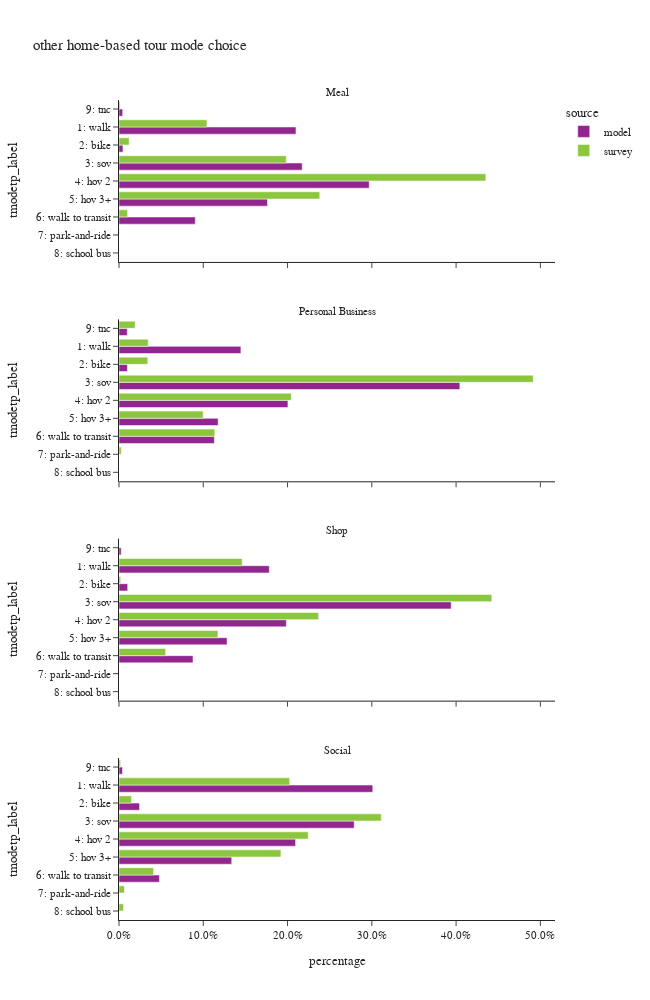

Write notebook code for a chart like this one.
### Code cell
df_plot = hb_tour.groupby(['source','pdpurp_label','tmodetp_label'])['toexpfac'].sum().reset_index()
df_plot['percentage'] = df_plot.groupby(['source','pdpurp_label'], group_keys=False)['toexpfac']. \
    apply(lambda x: x / float(x.sum()))

df_plot_ct = hb_tour.groupby(['source','pdpurp_label','tmodetp_label'])['toexpfac'].count().reset_index(). \
    rename(columns={'toexpfac':'sample count'})
df_plot = df_plot.merge(df_plot_ct, on=['source','pdpurp_label','tmodetp_label'])

fig = px.bar(df_plot.sort_values(['source','tmodetp_label']),
             x="percentage", y="tmodetp_label", color="source",barmode="group",
             facet_col='pdpurp_label', facet_col_wrap=1, orientation='h',
             hover_data=['sample count'],
             category_orders={"tmodetp_label":["1: walk","2: bike","3: sov","4: hov 2","5: hov 3+","6: walk to transit",
                                               "7: park-and-ride","8: school bus","9: other–survey only"]},
             title="other home-based tour mode choice")
fig.update_layout(height=1000, width=650)
fig.for_each_annotation(lambda a: a.update(text = a.text.split("=")[-1]))
fig.for_each_xaxis(lambda a: a.update(tickformat = ".1%"))
fig.show()

### Figure 1 — Plotly figure (JSON) as saved in the notebook; plotly's stock layout.template omitted (floating-point values rounded to 4 significant figures)
{"data": [{"alignmentgroup": "True", "customdata": [[99112], [2203], [102602], [140118], [83148], [42710], [2043]], "hovertemplate": "source=model<br>pdpurp_label=Meal<br>percentage=%{x}<br>tmodetp_label=%{y}<br>sample count=%{customdata[0]}<extra></extra>", "legendgroup": "model", "marker": {"color": "#91268F", "pattern": {"shape": ""}}, "name": "model", "offsetgroup": "model", "orientation": "h", "showlegend": true, "textposition": "auto", "type": "bar", "x": [0.21, 0.004668, 0.2174, 0.2969, 0.1762, 0.0905, 0.004329], "xaxis": "x4", "y": ["1: walk", "2: bike", "3: sov", "4: hov 2", "5: hov 3+", "6: walk to transit", "9: tnc"], "yaxis": "y4"}, {"alignmentgroup": "True", "customdata": [[77467], [5312], [216639], [107362], [62993], [60604], [5255]], "hovertemplate": "source=model<br>pdpurp_label=Personal Business<br>percentage=%{x}<br>tmodetp_label=%{y}<br>sample count=%{customdata[0]}<extra></extra>", "legendgroup": "model", "marker": {"color": "#91268F", "pattern": {"shape": ""}}, "name": "model", "offsetgroup": "model", "orientation": "h", "showlegend": false, "textposition": "auto", "type": "bar", "x": [0.1446, 0.009917, 0.4045, 0.2004, 0.1176, 0.1131, 0.009811], "xaxis": "x3", "y": ["1: walk", "2: bike", "3: sov", "4: hov 2", "5: hov 3+", "6: walk to transit", "9: tnc"], "yaxis": "y3"}, {"alignmentgroup": "True", "customdata": [[175790], [10130], [388590], [195781], [126403], [86561], [2582]], "hovertemplate": "source=model<br>pdpurp_label=Shop<br>percentage=%{x}<br>tmodetp_label=%{y}<br>sample count=%{customdata[0]}<extra></extra>", "legendgroup": "model", "marker": {"color": "#91268F", "pattern": {"shape": ""}}, "name": "model", "offsetgroup": "model", "orientation": "h", "showlegend": false, "textposition": "auto", "type": "bar", "x": [0.1783, 0.01028, 0.3942, 0.1986, 0.1282, 0.0878, 0.002619], "xaxis": "x2", "y": ["1: walk", "2: bike", "3: sov", "4: hov 2", "5: hov 3+", "6: walk to transit", "9: tnc"], "yaxis": "y2"}, {"alignmentgroup": "True", "customdata": [[594842], [48104], [551280], [413855], [264173], [94693], [8251]], "hovertemplate": "source=model<br>pdpurp_label=Social<br>percentage=%{x}<br>tmodetp_label=%{y}<br>sample count=%{customdata[0]}<extra></extra>", "legendgroup": "model", "marker": {"color": "#91268F", "pattern": {"shape": ""}}, "name": "model", "offsetgroup": "model", "orientation": "h", "showlegend": false, "textposition": "auto", "type": "bar", "x": [0.3012, 0.02435, 0.2791, 0.2095, 0.1337, 0.04794, 0.004177], "xaxis": "x", "y": ["1: walk", "2: bike", "3: sov", "4: hov 2", "5: hov 3+", "6: walk to transit", "9: tnc"], "yaxis": "y"}, {"alignmentgroup": "True", "customdata": [[210], [25], [205], [211], [97], [42], [3], [5]], "hovertemplate": "source=survey<br>pdpurp_label=Meal<br>percentage=%{x}<br>tmodetp_label=%{y}<br>sample count=%{customdata[0]}<extra></extra>", "legendgroup": "survey", "marker": {"color": "#8CC63E", "pattern": {"shape": ""}}, "name": "survey", "offsetgroup": "survey", "orientation": "h", "showlegend": true, "textposition": "auto", "type": "bar", "x": [0.1043, 0.01204, 0.1984, 0.4353, 0.2382, 0.01018, 0.0002443, 0.001234], "xaxis": "x4", "y": ["1: walk", "2: bike", "3: sov", "4: hov 2", "5: hov 3+", "6: walk to transit", "7: park-and-ride", "9: tnc"], "yaxis": "y4"}, {"alignmentgroup": "True", "customdata": [[90], [9], [391], [188], [63], [80], [4], [17]], "hovertemplate": "source=survey<br>pdpurp_label=Personal Business<br>percentage=%{x}<br>tmodetp_label=%{y}<br>sample count=%{customdata[0]}<extra></extra>", "legendgroup": "survey", "marker": {"color": "#8CC63E", "pattern": {"shape": ""}}, "name": "survey", "offsetgroup": "survey", "orientation": "h", "showlegend": false, "textposition": "auto", "type": "bar", "x": [0.03462, 0.03413, 0.4915, 0.2044, 0.09984, 0.1137, 0.002717, 0.01911], "xaxis": "x3", "y": ["1: walk", "2: bike", "3: sov", "4: hov 2", "5: hov 3+", "6: walk to transit", "7: park-and-ride", "9: tnc"], "yaxis": "y3"}, {"alignmentgroup": "True", "customdata": [[310], [17], [627], [316], [128], [76], [2]], "hovertemplate": "source=survey<br>pdpurp_label=Shop<br>percentage=%{x}<br>tmodetp_label=%{y}<br>sample count=%{customdata[0]}<extra></extra>", "legendgroup": "survey", "marker": {"color": "#8CC63E", "pattern": {"shape": ""}}, "name": "survey", "offsetgroup": "survey", "orientation": "h", "showlegend": false, "textposition": "auto", "type": "bar", "x": [0.1461, 0.001955, 0.4424, 0.2368, 0.1174, 0.05535, 3.372e-05], "xaxis": "x2", "y": ["1: walk", "2: bike", "3: sov", "4: hov 2", "5: hov 3+", "6: walk to transit", "8: school bus"], "yaxis": "y2"}, {"alignmentgroup": "True", "customdata": [[1107], [105], [865], [526], [367], [132], [15], [5], [12]], "hovertemplate": "source=survey<br>pdpurp_label=Social<br>percentage=%{x}<br>tmodetp_label=%{y}<br>sample count=%{customdata[0]}<extra></extra>", "legendgroup": "survey", "marker": {"color": "#8CC63E", "pattern": {"shape": ""}}, "name": "survey", "offsetgroup": "survey", "orientation": "h", "showlegend": false, "textposition": "auto", "type": "bar", "x": [0.2026, 0.01477, 0.3112, 0.2245, 0.1921, 0.04107, 0.006472, 0.005328, 0.001908], "xaxis": "x", "y": ["1: walk", "2: bike", "3: sov", "4: hov 2", "5: hov 3+", "6: walk to transit", "7: park-and-ride", "8: school bus", "9: tnc"], "yaxis": "y"}], "layout": {"annotations": [{"font": {}, "showarrow": false, "text": "Social", "x": 0.5, "xanchor": "center", "xref": "paper", "y": 0.1975, "yanchor": "bottom", "yref": "paper"}, {"font": {}, "showarrow": false, "text": "Shop", "x": 0.5, "xanchor": "center", "xref": "paper", "y": 0.465, "yanchor": "bottom", "yref": "paper"}, {"font": {}, "showarrow": false, "text": "Personal Business", "x": 0.5, "xanchor": "center", "xref": "paper", "y": 0.7325, "yanchor": "bottom", "yref": "paper"}, {"font": {}, "showarrow": false, "text": "Meal", "x": 0.5, "xanchor": "center", "xref": "paper", "y": 1.0, "yanchor": "bottom", "yref": "paper"}], "barmode": "group", "height": 1000, "legend": {"title": {"text": "source"}, "tracegroupgap": 0}, "title": {"text": "other home-based tour mode choice"}, "width": 650, "xaxis": {"anchor": "y", "domain": [0.0, 1.0], "tickformat": ".1%", "title": {"text": "percentage"}}, "xaxis2": {"anchor": "y2", "domain": [0.0, 1.0], "matches": "x", "showticklabels": false, "tickformat": ".1%"}, "xaxis3": {"anchor": "y3", "domain": [0.0, 1.0], "matches": "x", "showticklabels": false, "tickformat": ".1%"}, "xaxis4": {"anchor": "y4", "domain": [0.0, 1.0], "matches": "x", "showticklabels": false, "tickformat": ".1%"}, "yaxis": {"anchor": "x", "categoryarray": ["9: other–survey only", "8: school bus", "7: park-and-ride", "6: walk to transit", "5: hov 3+", "4: hov 2", "3: sov", "2: bike", "1: walk"], "categoryorder": "array", "domain": [0.0, 0.1975], "title": {"text": "tmodetp_label"}}, "yaxis2": {"anchor": "x2", "categoryarray": ["9: other–survey only", "8: school bus", "7: park-and-ride", "6: walk to transit", "5: hov 3+", "4: hov 2", "3: sov", "2: bike", "1: walk"], "categoryorder": "array", "domain": [0.2675, 0.465], "matches": "y", "title": {"text": "tmodetp_label"}}, "yaxis3": {"anchor": "x3", "categoryarray": ["9: other–survey only", "8: school bus", "7: park-and-ride", "6: walk to transit", "5: hov 3+", "4: hov 2", "3: sov", "2: bike", "1: walk"], "categoryorder": "array", "domain": [0.535, 0.7325], "matches": "y", "title": {"text": "tmodetp_label"}}, "yaxis4": {"anchor": "x4", "categoryarray": ["9: other–survey only", "8: school bus", "7: park-and-ride", "6: walk to transit", "5: hov 3+", "4: hov 2", "3: sov", "2: bike", "1: walk"], "categoryorder": "array", "domain": [0.8025, 1.0], "matches": "y", "title": {"text": "tmodetp_label"}}}}
